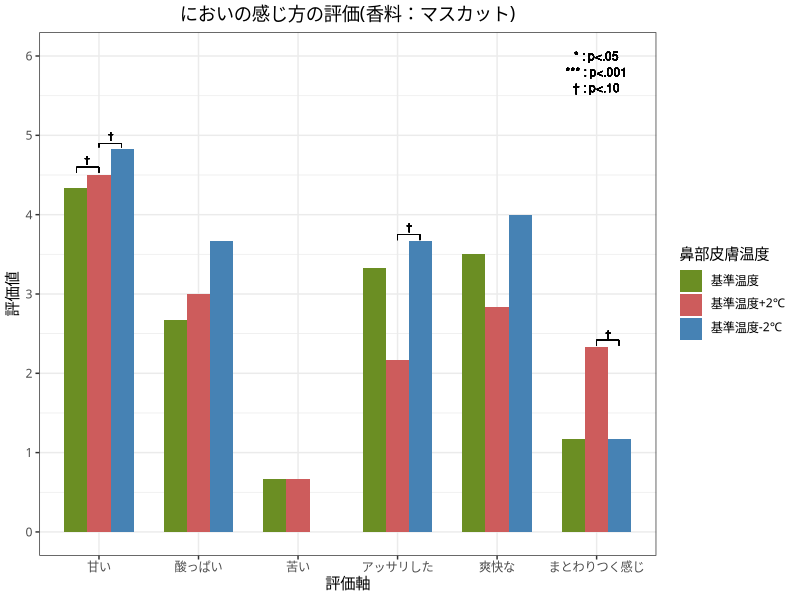

Source code (R):
library(ggplot2)
library(ggsci)

data_rating <- read.csv("ex2_whitegrape.csv", header=TRUE)
data_rating$鼻部皮膚温度 <- factor(data_rating$温度, levels = c('基準温度', '基準温度+2℃', '基準温度-2℃'))
g <- ggplot(data_rating, aes(x = 評価軸, y = 評価値, fill = 鼻部皮膚温度))
g <- g + geom_bar(width = 0.7, position = position_dodge(width = 0.7), stat = "identity")
g <- g + scale_x_discrete(limit=c('甘い', '酸っぱい', '苦い', 'アッサリした', '爽快な', 'まとわりつく感じ'))
g <- g + theme_bw(base_family="HiraKakuProN-W3")
g <- g + scale_y_continuous(breaks=seq(0, 6, length=7), limits=c(0,6))
g <- g + scale_fill_manual(values = c("#6B8E23", "#CD5C5C", "#4682B4"))
# 有意差を書き込む
# ダガー
g <- g + geom_text(x = 0.88, y = 4.7, label = "†", size = 2.5) + geom_segment(x = 0.775, xend = 0.775, y = 4.6, yend = 4.53, size = 0.2) + geom_segment(x = 0.775, xend = 1, y = 4.6, yend = 4.6, size = 0.2) + geom_segment(x = 1, xend = 1, y = 4.6, yend = 4.53, size = 0.2)

g <- g + geom_text(x = 1.115, y = 5, label = "†", size = 2.5) + geom_segment(x = 1, xend = 1, y = 4.9, yend = 4.85, size = 0.2) + geom_segment(x = 1, xend = 1.225, y = 4.9, yend = 4.9, size = 0.2) + geom_segment(x = 1.225, xend = 1.225, y = 4.9, yend = 4.85, size = 0.2)

g <- g + geom_text(x = 4.115, y = 3.85, label = "†", size = 2.5) + geom_segment(x = 4, xend = 4, y = 3.75, yend = 3.68, size = 0.2) + geom_segment(x = 4, xend = 4.225, y = 3.75, yend = 3.75, size = 0.2) + geom_segment(x = 4.225, xend = 4.225, y = 3.75, yend = 3.68, size = 0.2)

g <- g + geom_text(x = 6.115, y = 2.5, label = "†", size = 2.5) + geom_segment(x = 6, xend = 6, y = 2.42, yend = 2.35, size = 0.2) + geom_segment(x = 6, xend = 6.225, y = 2.42, yend = 2.42, size = 0.2) + geom_segment(x = 6.225, xend = 6.225, y = 2.42, yend = 2.35, size = 0.2)

g <- g + geom_text(x = 6, y = 6, label = "* : p<.05", size = 3)
g <- g + geom_text(x = 6, y = 5.8, label = "*** : p<.001", size = 3)
g <- g + geom_text(x = 6, y = 5.6, label = "† : p<.10", size = 3)

# タイトル追加
g <- g + ggtitle("においの感じ方の評価(香料：マスカット)") + theme(plot.title = element_text(hjust = 0.5))

plot(g)